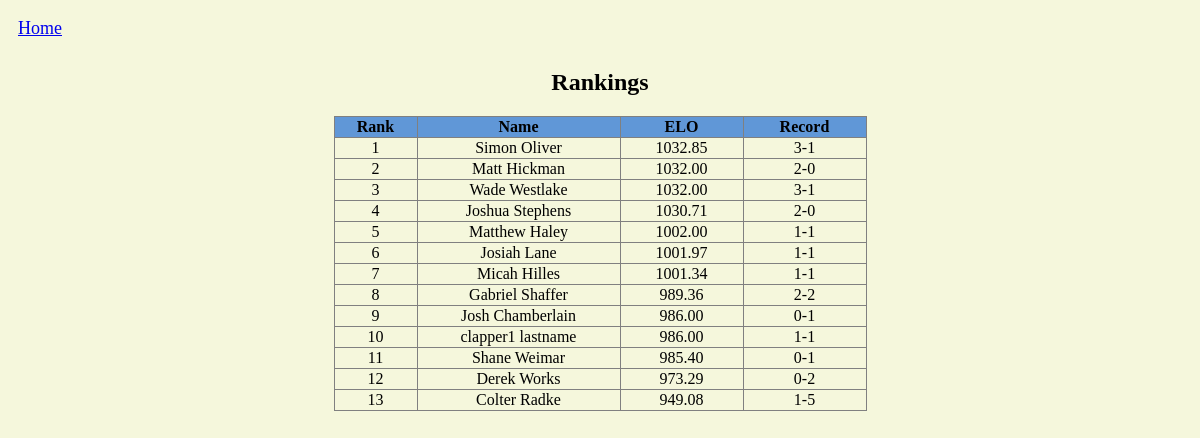
Before: /rankings with the older database file.
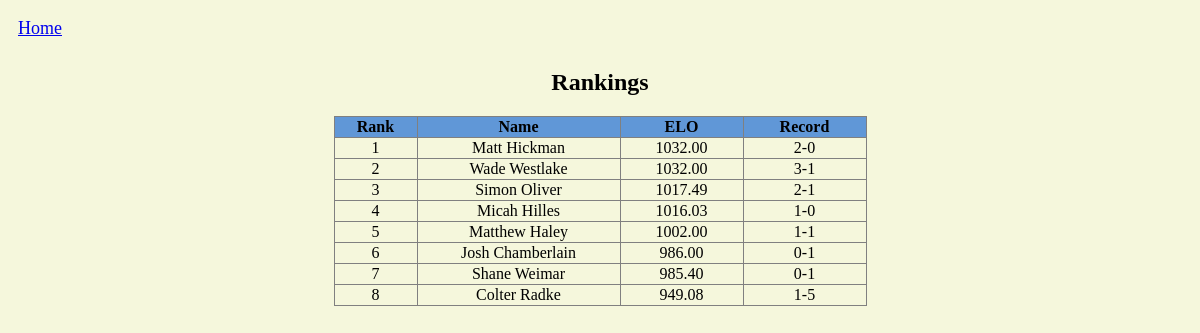
After: the same page with the newer database file.
### tables this page shows
CREATE TABLE Person (
    PersonID INTEGER PRIMARY KEY,
    FirstName TEXT NOT NULL,
    LastName TEXT NOT NULL,
    Wins INTEGER DEFAULT 0,
    Losses INTEGER DEFAULT 0,
    ELO INTEGER DEFAULT 1000,
    UNIQUE(FirstName, LastName)
);

### app.py (the view)
@app.route("/rankings")
def list_rankings():
    conn = sqlite3.connect('clap_competition.db')
    cursor = conn.cursor()
    cursor.execute('''
    SELECT FirstName, LastName, Wins, Losses, Elo FROM Person
        WHERE wins + losses > 0
        ORDER BY Elo Desc
    ''')
    competitors = []
    for i, row in enumerate(cursor.fetchall()):
        competitors.append([i+1] + (list(row)))
    conn.close()
    return render_template("rankings.html", competitors=competitors)

### templates/rankings.html (shortened to what this page needs)
<!DOCTYPE html>
<html>
<head>
</head>
<body style="background-color: #F5F7DC;">
    <div style="text-align: left; padding: 10px;">
        <a href="{{ url_for('home') }}" style="font-size: 18px;">Home</a>
    </div>
    <h2 style="text-align: center;">Rankings</h2>
    <table border="1" style="margin: 0 auto; border-collapse: collapse;">
        <thead style="background-color: #6097d7">
            <tr>
                <th>Rank</th>
                <th>Name</th>
                <th>ELO</th>
                <th>Record</th>
            </tr>
        </thead>
        <tbody style="text-align: center;">
            {% for competitor in competitors %}
            <tr>
                <td style="min-width: 80px;">{{ competitor[0] }}</td>
                <td style="min-width: 200px;">{{ competitor[1] }} {{ competitor[2] }}</td>
                <td style="min-width: 120px;">{{ '%.2f' % competitor[5] }}</td>
                <td style="min-width: 120px;">{{ competitor[3] }}-{{ competitor[4] }}</td>
            </tr>
            {% endfor %}
        </tbody>
    </table>
</body>
</html>

Changed rows visible on the page:
no longer on this page (row edited): Person: competitor "4", FirstName "Joshua", LastName "Stephens", ELO "1030.71", Wins "2", Losses "0"
no longer on this page (row edited): Person: competitor "6", FirstName "Josiah", LastName "Lane", ELO "1001.97", Losses "1", competitor "1"
no longer on this page (row edited): Person: competitor "8", FirstName "Gabriel", LastName "Shaffer", ELO "989.36", Losses "2", competitor "2"
removed Person: competitor "10", FirstName "clapper1", LastName "lastname", ELO "986.00", Losses "1", competitor "1"
no longer on this page (row edited): Person: competitor "12", FirstName "Derek", LastName "Works", ELO "973.29", Wins "0", Losses "2"
computed for Person "Matt": Wins "2" → "1"
computed for Person "Wade": Wins "3" → "2"
changed Person "Simon": Losses "1" → "3"; ELO "1032.85" → "1017.49"; Wins "3" → "2"; moves down the list
changed Person "Micah": competitor "7" → "4"; ELO "1001.34" → "1016.03"; Losses "1" → "0"; moves up the list
computed for Person "Josh": competitor "9" → "6"
computed for Person "Shane": competitor "11" → "7"
computed for Person "Colter": competitor "13" → "8"
